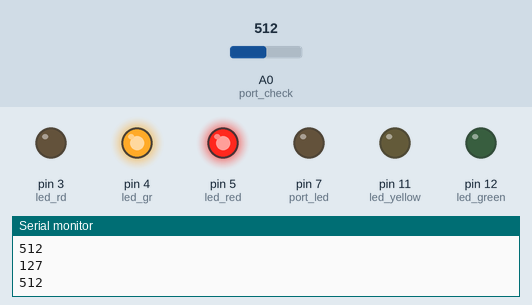
Bench run of a sketch on a simulated Arduino Uno, built with avr-gcc and run on an emulated ATmega328P. Parts: output pins drawn as LEDs (lit = HIGH), the last lines printed to the serial monitor. Inputs (shaded band) come from the test bench; at power-on: A0 (port_check) = 512.

Above: at 1.3 s.
1.4 s: A0 (port_check) set to 523
At 2.1 s:
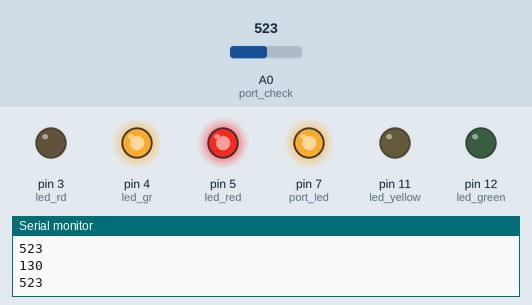
4.4 s: A0 (port_check) set to 511
At 7.2 s:
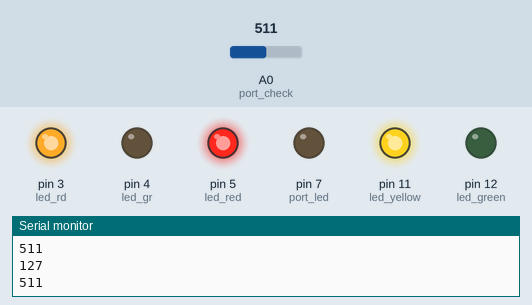
7.4 s: A0 (port_check) set to 716
At 9.0 s:
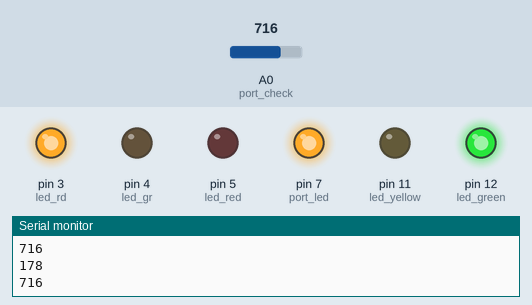
10.0 s: A0 (port_check) set to 306
At 11.2 s:
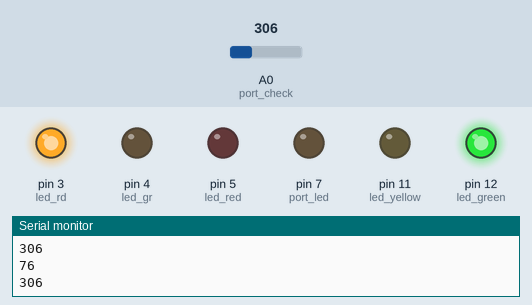
11.5 s: A0 (port_check) set to 900
At 12.6 s:
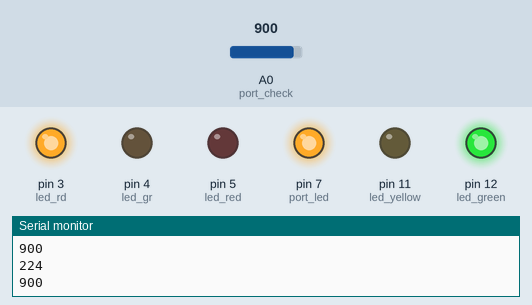
13.0 s: A0 (port_check) set to 122
At 15.8 s:
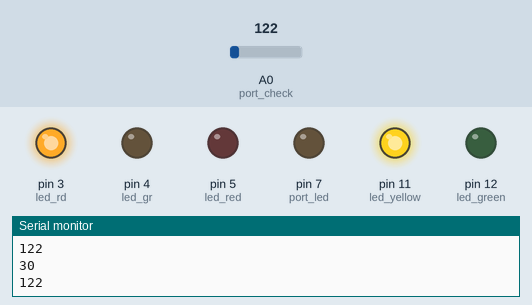
Timing chart, 0 to 17.0 s (numbered marks = the images above; inputs shaded):
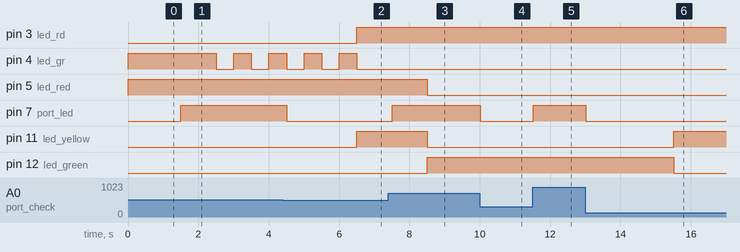

Measured:
- the behaviour switches between 513 and 514 on A0 (port_check) (found by bisection; images 0 and 1)
- after the input at 1.4 s, pin 7 (port_led): LOW → HIGH after 0.10 s
- after the input at 4.4 s, pin 7 (port_led): HIGH → LOW after 0.11 s
- after the input at 7.4 s, pin 7 (port_led): LOW → HIGH after 0.11 s
- after the input at 10.0 s, pin 7 (port_led): HIGH → LOW at once
- after the input at 11.5 s, pin 7 (port_led): LOW → HIGH at once
- after the input at 13.0 s, pin 7 (port_led): HIGH → LOW at once
- by itself, pin 4 (led_gr): alternates HIGH for 0.50 s and LOW for 0.50 s

The sketch:

traffic_light.ino
```cpp
int led_green = 12;
int led_yellow = 11;
int led_red = 5;
int led_gr = 4;
int led_rd = 3;
int port_check = A0;
int port_led = 7;
int high = 1;
int low = 0;


struct Bl_rules {
  int pin;
  int volt;
};

struct Group_tick {
  int tick;
  Bl_rules rules[4];
};

Group_tick groups[13] = {
  {0, { {led_red, high}, {led_gr, high} }},
  {5, {{led_gr, low}}},
  {6, {{led_gr, high}}},
  {7, {{led_gr, low}}},
  {8, {{led_gr, high}}},
  {9, { {led_gr, low}}},
  {10, {{led_gr, high}}},
  {11, {{led_gr, low}}},
  {12, {{led_gr, high}}},
  {13, {{led_gr, low}, {led_rd, high}, {led_yellow, high}}},
  {17, {{led_red, low}, {led_green, high}, {led_yellow, low}}},
  {31, {{led_yellow, high}, {led_green, low}}},
  {35, {{led_gr, high}, {led_rd, low}, {led_red, high}, {led_yellow, low}}}
};

void traffic_l_handle(int tick) {
  for(Group_tick group : groups) {
    if(group.tick == tick) {
      for(Bl_rules rule : group.rules) {
        digitalWrite(rule.pin, rule.volt);
      }
    }
  }
}

void tick() {
  int tick_count = 0;
  for(int _ = 1; _ <= 36; _ ++) {
    int out = analogRead(port_check);
    int led_val = map(out, 0, 1023, 0, 255);
    Serial.println(led_val);
    Serial.println(out);
    Serial.println();
    analogWrite(port_led, led_val);
    traffic_l_handle(tick_count);
    tick_count ++;
    delay(500);
  }
}

void setup() {
  Serial.begin(9600);
  pinMode(led_green, OUTPUT);
  pinMode(led_yellow, OUTPUT);
  pinMode(led_red, OUTPUT);
  pinMode(led_gr, OUTPUT);
  pinMode(led_rd, OUTPUT);
  pinMode(port_check, INPUT);
  pinMode(port_led, OUTPUT);
}

void loop() {
  tick();
}
```
